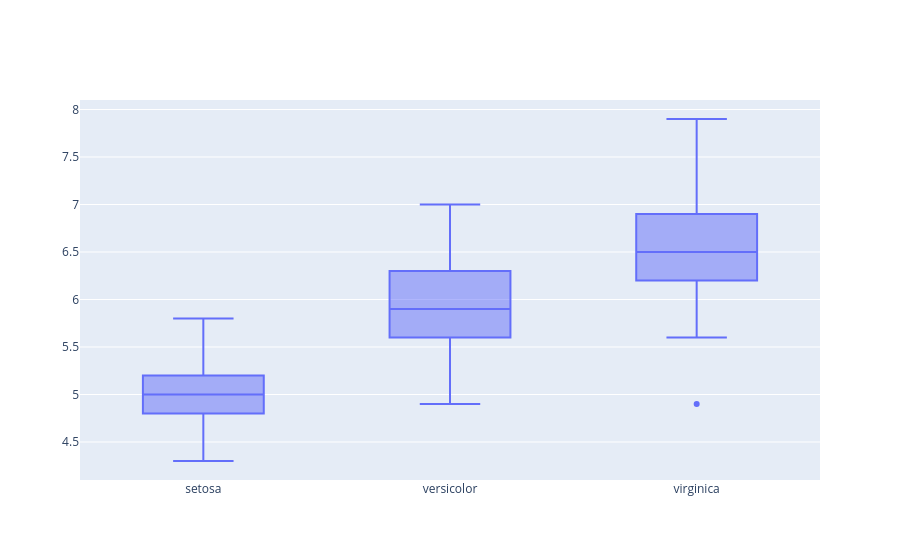

The notebook cell this image was saved under:
### Markdown cell above
### **Box Plot**

A box plot can be created using `go.Box()`.

A parameter that is not used in the example is `boxpoints`. This parameter can be set to `boxpoints = 'all'` so that all the points are also plotted in the visualization.

### Code cell
# Creating the data by identifying the x and y variables
data = go.Box(x=iris['target'],
             y= iris['sepal length (cm)'])

# Displaying the figure
go.Figure(data)

### Figure 1 — Plotly figure (JSON) as saved in the notebook; plotly's stock layout.template omitted (floating-point values rounded to 4 significant figures; data arrays with more than 128 entries replaced by an {"elided": "..."} marker saying what was removed)
{"data": [{"type": "box", "x": {"elided": "150 str values"}, "y": {"elided": "150 float values"}}], "layout": {}}
